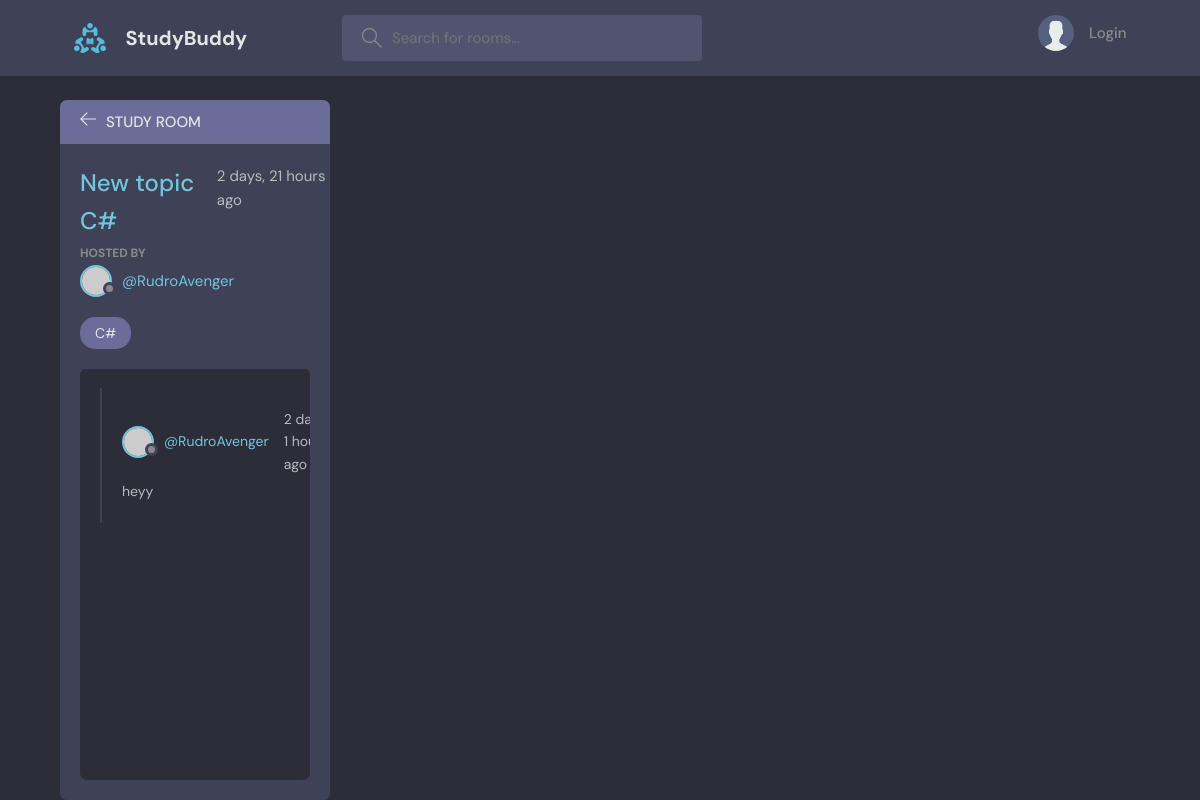
The app's page /room/11, older data.
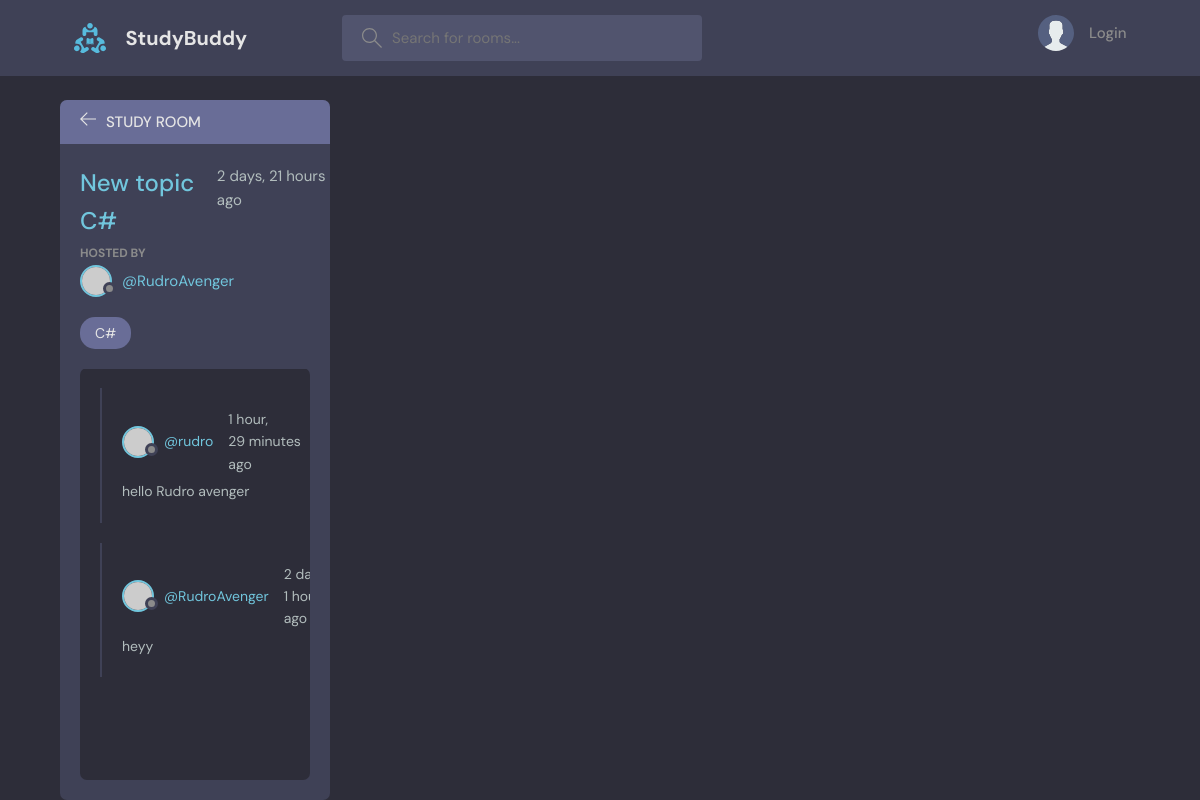
The same page, newer data.
### base/models.py (models this page shows, shortened)
class Message(models.Model):
    user = models.ForeignKey(User, on_delete=models.CASCADE)
    room = models.ForeignKey(Room, on_delete=models.CASCADE)
    body = models.TextField()
    updated = models.DateTimeField(auto_now=True)
    created = models.DateTimeField(auto_now_add=True)
    class Meta:
        ordering = ['-updated', '-created']

### base/views.py (the view, shortened to what this page needs)
# urls.py: path('room/<str:pk>', views.room, name='room'),
def room(request,pk):
     room = Room.objects.get(id=pk)
     room_messages = room.message_set.all()
     participants = room.participants.all()
     context = {'room': room, 'room_messages': room_messages, 'participants': participants}
     return render(request, 'base/room.html',context)

### base/models.py (called while the page is built)
    def __str__(self):
        return self.name

### base/templates/base/room.html (shortened to what this page needs)
{% extends "main.html" %} {% block content %}
<main class="profile-page layout layout--2">
  <div class="container">
    <div class="room">
      <div class="room__top">
        <div class="room__topLeft">
          <a href="{%url 'home'%}">
            <svg
              version="1.1"
              xmlns="http://www.w3.org/2000/svg"
              width="32"
              height="32"
              viewBox="0 0 32 32"
            >
              <title>arrow-left</title>
              <path
                d="M13.723 2.286l-13.723 13.714 13.719 13.714 1.616-1.611-10.96-10.96h27.625v-2.286h-27.625l10.965-10.965-1.616-1.607z"
              ></path>
            </svg>
          </a>
          <h3>Study Room</h3>
        </div>
      </div>
      <div class="room__box scroll">
        <div class="room__header scroll">
          <div class="room__info">
            <h3>{{room.name}}</h3>
            <span>{{room.created|timesince}} ago</span>
          </div>
          <div class="room__hosted">
            <p>Hosted By</p>
            <a href="{%url 'user-profile' room.host.id%}" class="room__author">
              <div class="avatar avatar--small">
                <img src="https://randomuser.me/api/portraits/men/37.jpg" />
              </div>
              <span>@{{room.host.username}}</span>
            </a>
          </div>
          <span class="room__topics">{{room.topic}}</span>
        </div>
        <div class="room__conversation">
          <div class="threads scroll">
            {% for room_message in room_messages %}
            <div class="thread">
              <div class="thread__top">
                <div class="thread__author">
                  <a
                    href="{%url 'user-profile' user.id%}"
                    class="thread__authorInfo"
                  >
                    <div class="avatar avatar--small">
                      <img
                        src="https://randomuser.me/api/portraits/men/37.jpg"
                      />
                    </div>
                    <span>@{{room_message.user.username}}</span>
                  </a>
                  <span class="thread__date"
                    >{{room_message.created|timesince}} ago</span
                  >
                </div>
              </div>
              <div class="thread__details">{{room_message.body}}</div>
            </div>
            {% endfor %}
          </div>
        </div>
      </div>
      <div class="room__message">
    </div>
  </div>
</main>
{% endblock content %}

Row changes from the older to the newer data that the page shows:
added Message: user.username "rudro", created "1 hour, 29 minutes", body "hello Rudro avenger"
